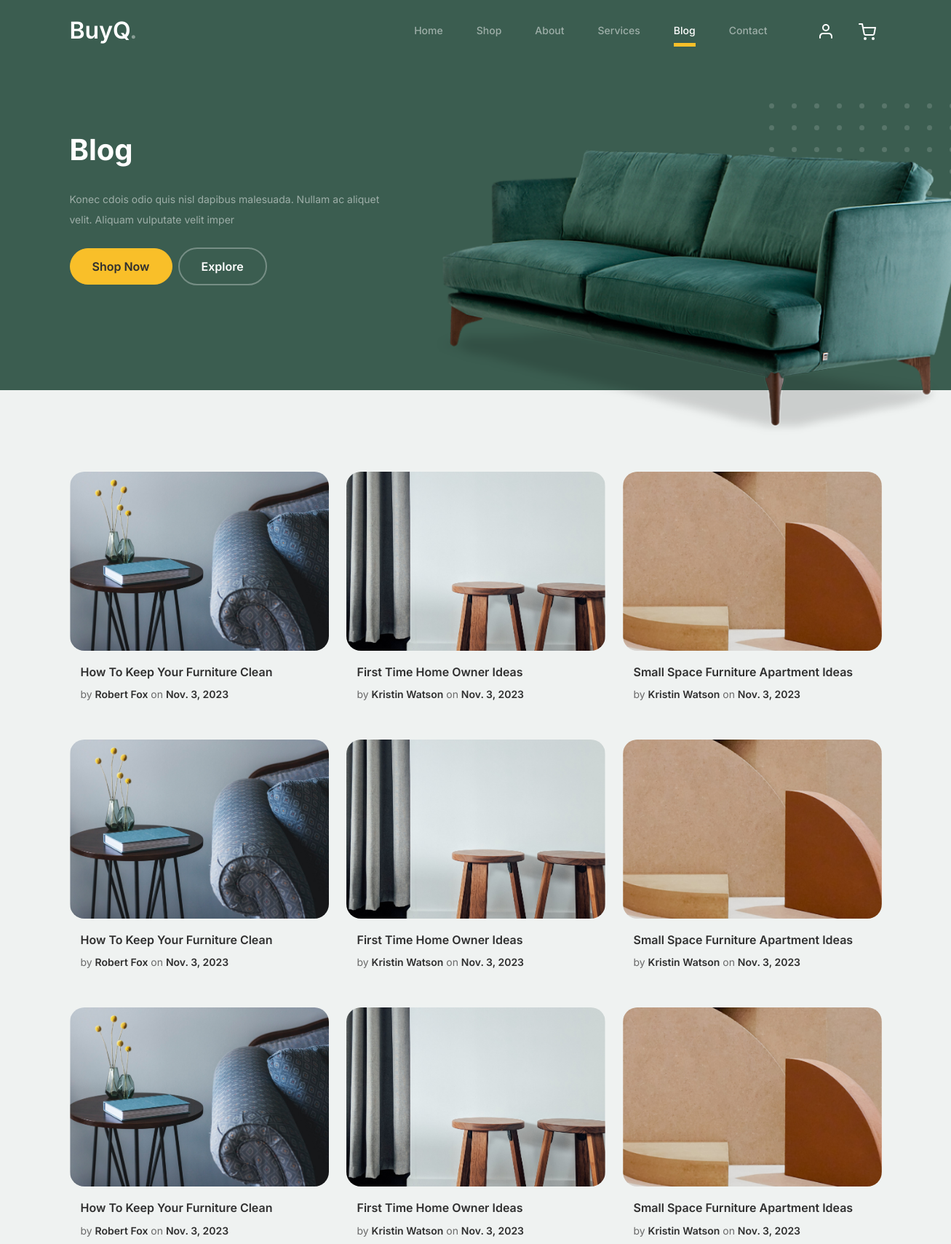
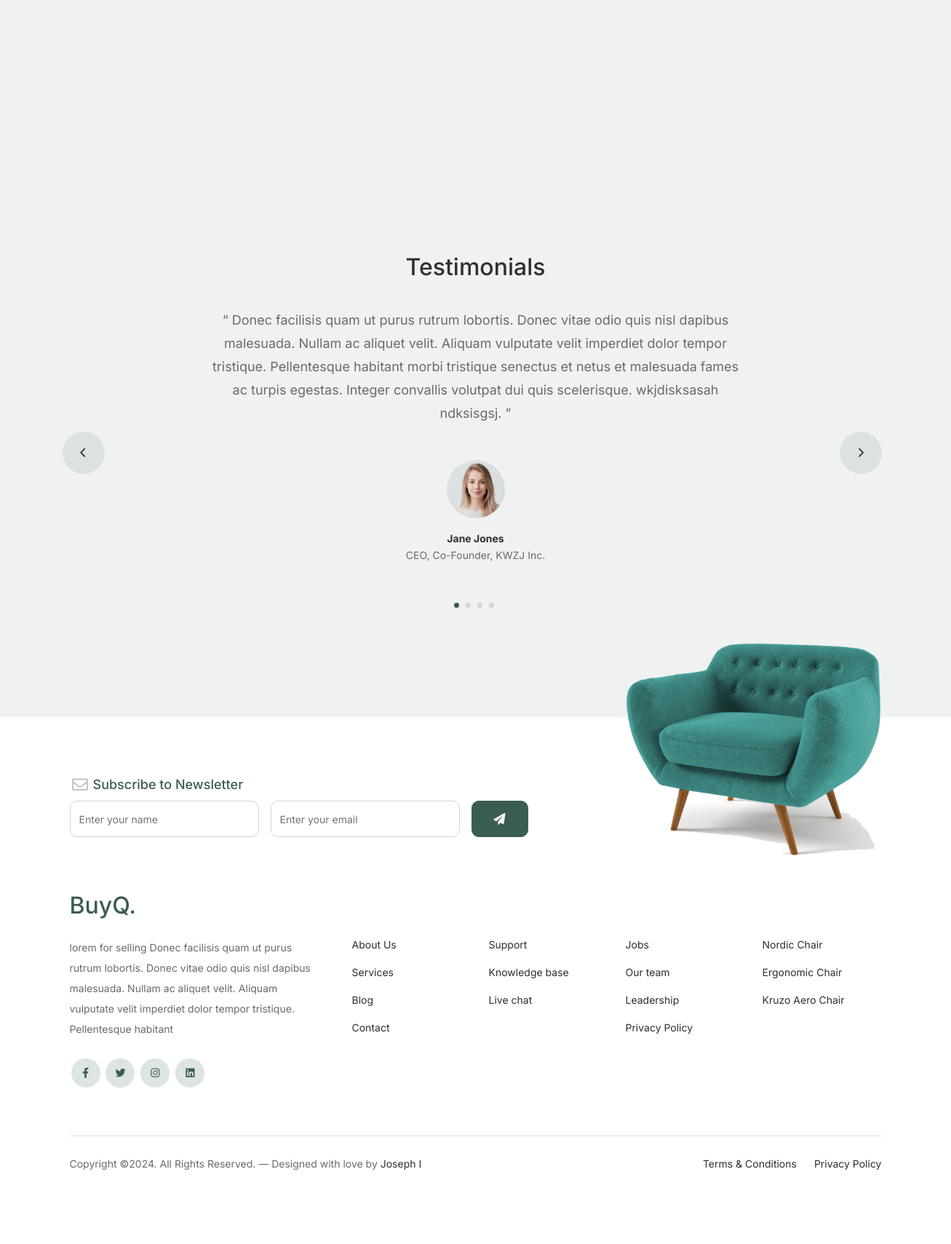
Screenshot of /blog/ with the database file from the repository (2 pictures, top to bottom).
### template_app/models.py (models this page shows, shortened)
class Company(models.Model):
    title = models.CharField(max_length=50)
    description = models.TextField()

class Pages(models.Model):
    page = models.CharField(max_length=20,blank=False, null=False, unique=True)
    title = models.CharField(max_length=50)
    subtitle = models.CharField(max_length=100,blank=True, null=True)
    has_button = models.BooleanField(default=False)

class Blog(models.Model):
    title = models.CharField(max_length=150, blank=False, null=False)
    auther = models.CharField(max_length=50, blank=False, null=False)
    created_on = models.DateTimeField(auto_now_add=True)
    image = models.ImageField(upload_to='blogs', default='profile.png')

class Testimonials(models.Model):
    customer_name = models.CharField(max_length=60, blank=False, null=False)
    title = models.CharField(max_length=30)
    image = models.ImageField(upload_to='testimonials', default='profile.png')
    message = models.TextField(max_length=1000, blank=False, null=False)

class SocialMedia(models.Model):
    name = models.CharField( max_length=20)
    link = models.CharField(max_length=500)

class Shop(models.Model):
    furniture_name = models.CharField(max_length=100, blank=False, null=False)
    price = models.FloatField()
    description = models.TextField(max_length=500)
    image = models.ImageField(upload_to='furniture', default='profile.png')
    date_posted = models.DateTimeField(auto_now_add=True)

### template_app/views.py (the view)
# urls.py: path('blog/', views.blog, name='blog'),
def blog(request):
    blog = Blog.objects.all().order_by('?')
    context = {
        'blogs':blog,
        **common_data('Blog'),
    }
    return render(request, 'blog.html', context)

### template_app/views.py (called while the page is built)
def common_data(pageName):
    return {
        'testmonials': Testimonials.objects.all().order_by('?'),
        'products' : Shop.objects.all().order_by('?')[:3],
        'pages': Pages.objects.all(),
        'media': SocialMedia.objects.all(),
        'company' : Company.objects.last(),
        'page': Pages.objects.get(page=pageName),
        'nav' : pageName.lower()
    }

### templates/blog.html
{% extends "common.html" %}
{% load static %}
{% block main %}
	<div class="blog-section">
		<div class="container">
			<div class="row">
				{% for im in blogs %}
					{% for i in blogs %}
						<div class="col-12 col-sm-6 col-md-4 mb-5">
							<div class="post-entry">
								<a href="#" class="post-thumbnail"><img src="/media/{{ i.image }}" alt="Image" class="img-fluid"></a>
								<div class="post-content-entry">
									<h3><a href="#">{{i.title}}</a></h3>
									<div class="meta">
										<span>by <a href="#">{{i.auther}}</a></span> <span>on <a href="#">{{i.created_on|date}}</a></span>
									</div>
								</div>
							</div>
						</div>
					{% endfor %}
				{% endfor %}
			</div>
		</div>
	</div>
{% endblock %}

### templates/common.html (shortened to what this page needs)
{% load static %}
<!doctype html>
<html lang="en">
<head>
		<link href="{% static 'css/bootstrap.min.css' %}" rel="stylesheet">
		<link href="https://cdnjs.cloudflare.com/ajax/libs/font-awesome/6.0.0-beta3/css/all.min.css" rel="stylesheet">
		<link href="{% static 'css/tiny-slider.css' %}" rel="stylesheet">
		<link rel="stylesheet" href="{% static 'css/style.css' %}">
	</head>
	<body>
		<nav class="custom-navbar navbar navbar navbar-expand-md navbar-dark bg-dark" arial-label="Furni navigation bar">
			<div class="container">
				<a class="navbar-brand" href="{% url 'myapp:home' %}">{{company.title}}<span>.</span></a>
				<div class="collapse navbar-collapse" id="navbarsFurni">
					<ul class="custom-navbar-nav navbar-nav ms-auto mb-2 mb-md-0">
						{% for k in pages %}
							{% if k.page != "Cart" and k.page != "View" %}
								<li class="nav-item {% if nav == k.page|lower %} active {% endif %}">
									<a class="nav-link" href="/{% if k.page|lower == 'home' %}{% else %}{{k.page|lower}}/ {% endif %}">{{ k.page }}</a>
								</li>
							{% endif %}
						{% endfor %}
					</ul>
					<ul class="custom-navbar-cta navbar-nav mb-2 mb-md-0 ms-5">
					<li><a class="nav-link" href="#"><img src="{% static 'images/user.svg' %}"></a></li>
						<li><a class="nav-link" href="{% url 'myapp:cart' %}"><img src="{% static 'images/cart.svg' %}"></a></li>
					</ul>
				</div>
			</div>
		</nav>
			<div class="hero">
				<div class="container">
					<div class="row justify-content-between">
						<div class="col-lg-5">
							<div class="intro-excerpt">
								<h1><span clsas="d-block">{{page.title}}</span></h1>
								{% if page.subtitle %}
								  <p class="mb-4">{{page.subtitle}}</p>
								{% endif %}
								{% if page.has_button %}
								  <p><a href="" class="btn btn-secondary me-2">Shop Now</a><a href="#" class="btn btn-white-outline">Explore</a></p>
								{% endif %}
							</div>
						</div>
						{% if page.has_button %}
						<div class="col-lg-7">
							<div class="hero-img-wrap">
								<img src="{% static 'images/couch.png' %}" class="img-fluid">
							</div>
						</div>
						{% endif %}
					</div>
				</div>
			</div>
        {% block main %}
        {% endblock %}
        {% if nav != "shop" and nav != "cart" and nav != "contact" %}
            <div class="testimonial-section before-footer-section">
                <div class="container">
                    <div class="row">
                        <div class="col-lg-7 mx-auto text-center">
                            <h2 class="section-title">Testimonials</h2>
                        </div>
                    </div>
                    <div class="row justify-content-center">
                        <div class="col-lg-12">
                            <div class="testimonial-slider-wrap text-center">
                                <div id="testimonial-nav">
                                    <span class="prev" data-controls="prev"><span class="fa fa-chevron-left"></span></span>
                                    <span class="next" data-controls="next"><span class="fa fa-chevron-right"></span></span>
                                </div>
                                <div class="testimonial-slider">
                                    {% for item in testmonials %}
										<div class="item">
											<div class="row justify-content-center">
												<div class="col-lg-8 mx-auto">
													<div class="testimonial-block text-center">
														<blockquote class="mb-5">
															<p>&ldquo; {{item.message}} &rdquo;</p>
														</blockquote>
														<div class="author-info">
															<div class="author-pic">
																<img src="/media/{{ item.image }}" alt="Maria Jones" class="img-fluid">
															</div>
															<h3 class="font-weight-bold">{{item.customer_name}}</h3>
															<span class="position d-block mb-3">{{item.title}}</span>
														</div>
													</div>
												</div>
											</div>
										</div>
									{% endfor %}
                                </div>
                            </div>
                        </div>
                    </div>
                </div>
            </div>
        {% endif %}
		<footer class="footer-section">
			<div class="container relative">
				<div class="sofa-img">
					<img src="{% static 'images/sofa.png' %}" alt="Image" class="img-fluid">
				</div>
				<div class="row">
					<div class="col-lg-8">
						<div class="subscription-form">
							<h3 class="d-flex align-items-center"><span class="me-1"><img src="{% static 'images/envelope-outline.svg' %}" alt="Image" class="img-fluid"></span><span>Subscribe to Newsletter</span></h3>
							<form action="#" class="row g-3">
								<div class="col-auto">
									<input type="text" class="form-control" placeholder="Enter your name">
								</div>
								<div class="col-auto">
									<input type="email" class="form-control" placeholder="Enter your email">
								</div>
								<div class="col-auto">
									<button class="btn btn-primary">
										<span class="fa fa-paper-plane"></span>
									</button>
								</div>
							</form>
						</div>
					</div>
				</div>
				<div class="row g-5 mb-5">
					<div class="col-lg-4">
						<div class="mb-4 footer-logo-wrap"><a href="#" class="footer-logo">{{company.title}}<span>.</span></a></div>
						<p class="mb-4">{{company.description}}</p>
						<ul class="list-unstyled custom-social">
							{% for j in media %}
								<li><a href="{{j.link}}"><span class="fa fa-brands fa-{{j.name}}"></span></a></li>
							{% endfor %}
						</ul>
					</div>
					<div class="col-lg-8">
						<div class="row links-wrap">
							<div class="col-6 col-sm-6 col-md-3">
								<ul class="list-unstyled">
									{% for j in pages %}
									  {% if j.page != "Home" and j.page != "Shop" and j.page != "Cart" and j.page != "View" %}
										<li><a href="/{{j.page|lower}}/">{{j.title}}</a></li>
									  {% endif %}
									{% endfor %}
								</ul>
							</div>
							<div class="col-6 col-sm-6 col-md-3">
								<ul class="list-unstyled">
									<li><a href="#">Support</a></li>
									<li><a href="#">Knowledge base</a></li>
									<li><a href="#">Live chat</a></li>
								</ul>
							</div>
							<div class="col-6 col-sm-6 col-md-3">
								<ul class="list-unstyled">
									<li><a href="#">Jobs</a></li>
									<li><a href="#">Our team</a></li>
									<li><a href="#">Leadership</a></li>
									<li><a href="#">Privacy Policy</a></li>
								</ul>
							</div>
							<div class="col-6 col-sm-6 col-md-3">
								<ul class="list-unstyled">
									{% for item in products %}
										<li><a href="#">{{item.furniture_name}}</a></li>
									{% endfor %}
								</ul>
							</div>
						</div>
					</div>
				</div>
				<div class="border-top copyright">
					<div class="row pt-4">
						<div class="col-lg-6">
							<p class="mb-2 text-center text-lg-start">Copyright &copy;. All Rights Reserved. &mdash; Designed with love by <a href="https://www.linkedin.com/in/joseph-indieka-234b63231/">Joseph I</a>
            </p>
						</div>
						<div class="col-lg-6 text-center text-lg-end">
							<ul class="list-unstyled d-inline-flex ms-auto">
								<li class="me-4"><a href="#">Terms &amp; Conditions</a></li>
								<li><a href="#">Privacy Policy</a></li>
							</ul>
						</div>
					</div>
				</div>
			</div>
		</footer>
	</body>
</html>

### template_app/static/css/tiny-slider.css (style rules this page uses)
.tns-slider { -webkit-transition:all 0s;-moz-transition:all 0s;transition:all 0s }
.tns-slider>.tns-item { -webkit-box-sizing:border-box;-moz-box-sizing:border-box;box-sizing:border-box }
.tns-horizontal.tns-subpixel { white-space:nowrap }
.tns-horizontal.tns-subpixel>.tns-item { display:inline-block;vertical-align:top;white-space:normal }

### rows the page displays
Company: title "BuyQ", description "lorem for selling Donec facilisis quam ut purus rutrum lobortis. Donec vitae odio quis nisl dapibus malesuada. Nullam ac aliquet velit. Aliquam vulputate velit imperdiet dolor tempor tristique. Pellentesque habitant"
Pages: page "Home"
Pages: page "Shop"
Pages: page "About", title "About Us"
Pages: page "Services", title "Services"
Pages: page "Blog", title "Blog", subtitle "Konec cdois odio quis nisl dapibus malesuada. Nullam ac aliquet velit. Aliquam vulputate velit imper"
Pages: page "Contact", title "Contact"
Blog: image (picture), title "How To Keep Your Furniture Clean", auther "Robert Fox", created_on "Nov. 3, 2023"
Blog: image (picture), title "First Time Home Owner Ideas", auther "Kristin Watson", created_on "Nov. 3, 2023"
Blog: image (picture), title "Small Space Furniture Apartment Ideas", auther "Kristin Watson", created_on "Nov. 3, 2023"
Testimonials: message "Donec facilisis quam ut purus rutrum lobortis. Donec vitae odio quis nisl dapibus malesuada. Nullam ac aliquet velit. Aliquam vulputate velit imperdiet dolor tempor tristique. Pellentesque habitant morbi tristique senectus et netus et malesuada fames ac turpis egestas. Integer convallis volutpat dui quis scelerisque. wkjdisksasah ndksisgsj.", image (picture), customer_name "Jane Jones", title "CEO, Co-Founder, KWZJ Inc."
Shop: furniture_name "Nordic Chair"
Shop: furniture_name "Ergonomic Chair"
Shop: furniture_name "Kruzo Aero Chair"
